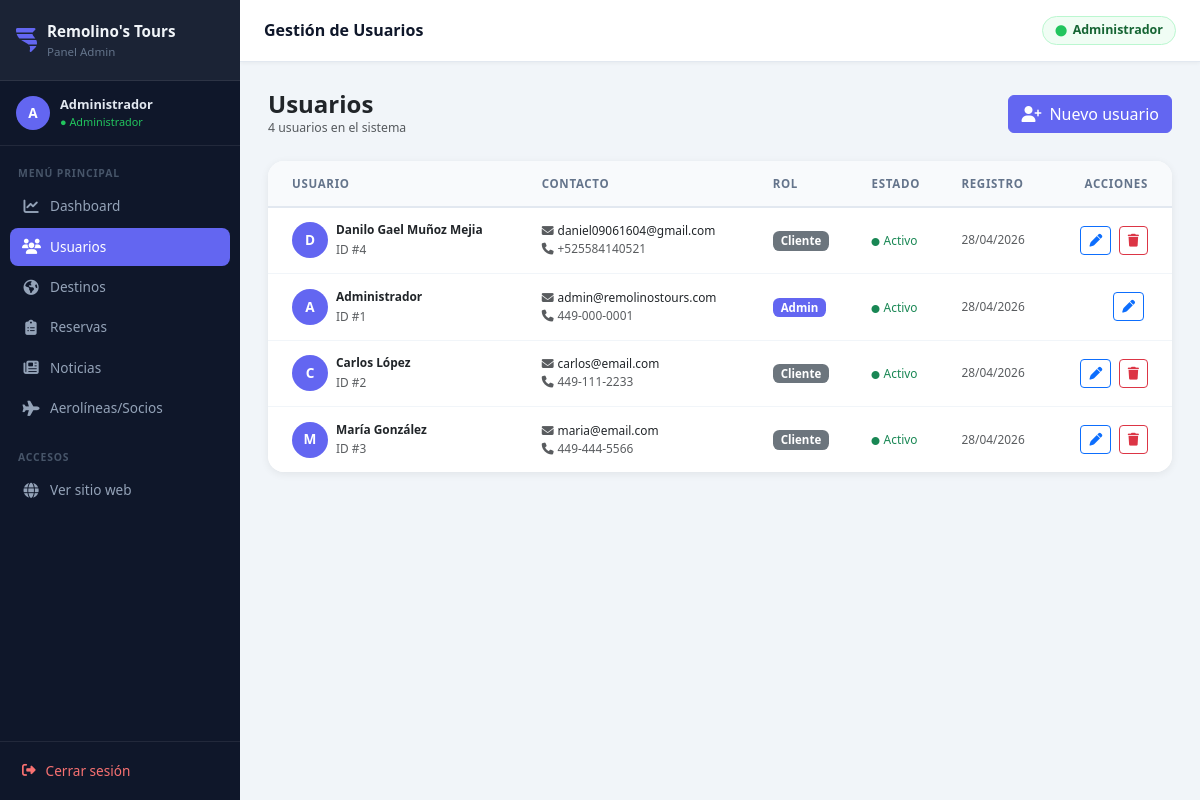
The app's page /admin/usuarios.php (signed in) with its own data.
### tables this page shows
CREATE TABLE `usuarios` (
  `id` int(11) NOT NULL,
  `nombre_completo` varchar(150) NOT NULL,
  `fecha_nacimiento` date DEFAULT NULL,
  `email` varchar(150) NOT NULL,
  `telefono` varchar(20) DEFAULT NULL,
  `password` varchar(255) NOT NULL,
  `rol` enum('admin','cliente') NOT NULL DEFAULT 'cliente',
  `activo` tinyint(1) NOT NULL DEFAULT 1,
  `fecha_registro` timestamp NOT NULL DEFAULT current_timestamp()
);

### admin/usuarios.php (the view, shortened to what this page needs)
<?php
include('../Database/conexion.php');
$resultado = mysqli_query($conexion,
    "SELECT id, nombre_completo, email, telefono, rol, fecha_registro, activo
     FROM usuarios ORDER BY fecha_registro DESC"
);
require_once 'includes/header.php';
?>
<div class="d-flex align-items-center justify-content-between mb-4">
    <div>
        <h4 class="fw-bold mb-0">Usuarios</h4>
        <p class="text-muted small mb-0">
            <?= mysqli_num_rows($resultado) ?> usuarios en el sistema
        </p>
    </div>
    <a href="nuevo_usuario.php" class="btn btn-primary d-flex align-items-center gap-2">
        <i class="fa-solid fa-user-plus"></i> Nuevo usuario
    </a>
</div>
<div class="card panel-card">
    <div class="card-body p-0">
        <div class="table-responsive">
            <table class="table table-hover align-middle mb-0">
                <thead>
                    <tr>
                        <th class="ps-4">Usuario</th>
                        <th>Contacto</th>
                        <th>Rol</th>
                        <th>Estado</th>
                        <th>Registro</th>
                        <th class="text-end pe-4">Acciones</th>
                    </tr>
                </thead>
                <tbody>
                <?php if (mysqli_num_rows($resultado) === 0): ?>
                    <tr><td colspan="6" class="text-center text-muted py-5">Sin usuarios registrados</td></tr>
                <?php else: ?>
                    <?php while ($u = mysqli_fetch_assoc($resultado)): ?>
                    <tr>
                        <td class="ps-4">
                            <div class="d-flex align-items-center gap-2">
                                <div class="d-flex align-items-center justify-content-center rounded-circle fw-bold text-white"
                                     style="width:36px;height:36px;background:#6366f1;flex-shrink:0;font-size:.85rem;">
                                    <?= strtoupper(mb_substr($u['nombre_completo'], 0, 1)) ?>
                                </div>
                                <div>
                                    <div class="fw-semibold small"><?= htmlspecialchars($u['nombre_completo']) ?></div>
                                    <small class="text-muted">ID #<?= $u['id'] ?></small>
                                </div>
                            </div>
                        </td>
                        <td>
                            <div class="small"><i class="fa-solid fa-envelope me-1 text-muted"></i><?= htmlspecialchars($u['email']) ?></div>
                            <?php if ($u['telefono']): ?>
                            <div class="small text-muted"><i class="fa-solid fa-phone me-1"></i><?= htmlspecialchars($u['telefono']) ?></div>
                            <?php endif; ?>
                        </td>
                        <td>
                            <?php if ($u['rol'] === 'admin'): ?>
                                <span class="badge px-2 py-1" style="background:#6366f1;">Admin</span>
                            <?php else: ?>
                                <span class="badge bg-secondary px-2 py-1">Cliente</span>
                            <?php endif; ?>
                        </td>
                        <td>
                            <?php if ((int)$u['activo'] === 1): ?>
                                <span class="small text-success"><i class="fa-solid fa-circle me-1" style="font-size:8px;"></i>Activo</span>
                            <?php else: ?>
                                <span class="small text-danger"><i class="fa-solid fa-circle me-1" style="font-size:8px;"></i>Suspendido</span>
                            <?php endif; ?>
                        </td>
                        <td class="text-muted small">
                            <?= $u['fecha_registro'] ? date('d/m/Y', strtotime($u['fecha_registro'])) : '—' ?>
                        </td>
                        <td class="text-end pe-4">
                            <a href="editar_usuario.php?id=<?= $u['id'] ?>"
                               class="btn btn-sm btn-outline-primary me-1" title="Editar">
                                <i class="fa-solid fa-pen"></i>
                            </a>
                            <?php if ((int)$u['id'] !== (int)$_SESSION['id_usuario']): ?>
                            <a href="eliminar_usuario.php?id=<?= $u['id'] ?>"
                               class="btn btn-sm btn-outline-danger"
                               data-confirm="¿Eliminar al usuario «<?= htmlspecialchars($u['nombre_completo']) ?>»? Esta acción no se puede deshacer."
                               title="Eliminar">
                                <i class="fa-solid fa-trash"></i>
                            </a>
                            <?php endif; ?>
                        </td>
                    </tr>
                    <?php endwhile; ?>
                <?php endif; ?>
                </tbody>
            </table>
        </div>
    </div>
</div>
<?php require_once 'includes/footer.php'; ?>

### admin/includes/header.php (style rules this page uses)
:root { --sidebar-w: 240px; --sidebar-bg: #0f172a; --topbar-h: 62px; --accent: #6366f1; --accent-dark: #4f46e5; --body-bg: #f1f5f9; --card-radius: 1rem; --shadow-sm: 0 2px 8px rgba(0,0,0,.07); --shadow-md: 0 6px 20px rgba(0,0,0,.10); }
*, *::before, *::after { box-sizing: border-box; }
body { background: var(--body-bg); font-family: "Segoe UI", system-ui, sans-serif; margin: 0; font-size: .875rem; }
.panel-card { background: #fff; border: none; border-radius: var(--card-radius); box-shadow: var(--shadow-sm); overflow: hidden; }
.table { font-size: .85rem; margin: 0; }
.table thead th { background: #f8fafc; font-size: .72rem; text-transform: uppercase; letter-spacing: .06em; color: #64748b; border-bottom: 2px solid #e2e8f0; white-space: nowrap; padding: .85rem 1rem; font-weight: 700; }
.table tbody td { padding: .85rem 1rem; vertical-align: middle; border-color: #f1f5f9; }
.table tbody tr:last-child td { border-bottom: none; }
.badge { font-size: .72rem; padding: .35em .75em; border-radius: .4rem; font-weight: 600; }
.btn-primary { background: var(--accent); border-color: var(--accent); }
.btn-sm { font-size: .8rem; }

### records on screen
usuarios: nombre_completo "D", nombre_completo "Danilo Gael Muñoz Mejia", id "4", email "daniel09061604@gmail.com", telefono "+525584140521", rol "Cliente", activo 1 (drawn), fecha_registro "28/04/2026"
usuarios: nombre_completo "A", nombre_completo "Administrador", id "1", email "admin@remolinostours.com", telefono "449-000-0001", rol "Admin", activo 1 (drawn), fecha_registro "28/04/2026"
usuarios: nombre_completo "C", nombre_completo "Carlos López", id "2", email "carlos@email.com", telefono "449-111-2233", rol "Cliente", activo 1 (drawn), fecha_registro "28/04/2026"
usuarios: nombre_completo "M", nombre_completo "María González", id "3", email "maria@email.com", telefono "449-444-5566", rol "Cliente", activo 1 (drawn), fecha_registro "28/04/2026"

### other values on screen
mb_substr($_SESSION['nombre'] ?? 'A', 0, 1) "A"
$_SESSION['nombre'] "Administrador"
$item['label'] "Dashboard"
$item['label'] "Usuarios"
$item['label'] "Destinos"
$item['label'] "Reservas"
$item['label'] "Noticias"
$item['label'] "Aerolíneas/Socios"
$tituloPagina "Gestión de Usuarios"
$_SESSION["nombre"] "Administrador"
mysqli_num_rows($resultado) "4"
